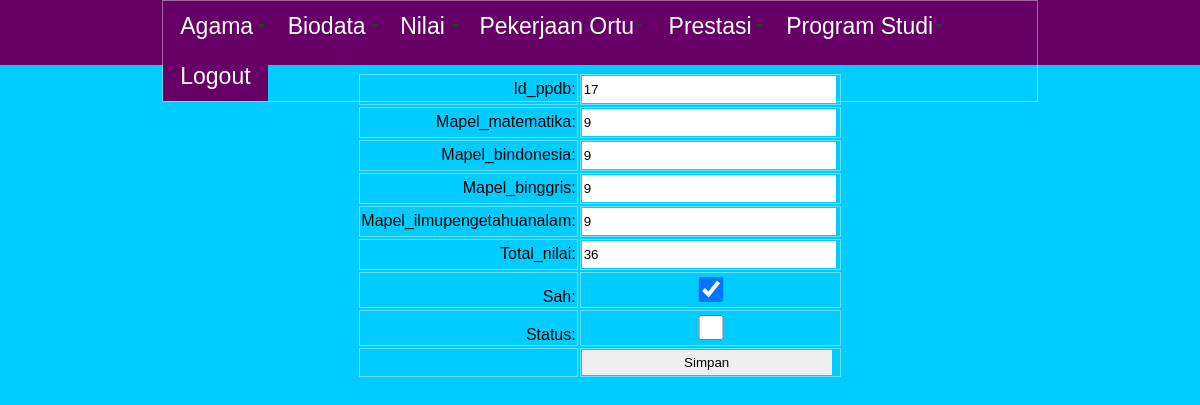
Page /verifikator/edit_nilai.php?id=17 (signed in) on the committed database.
### tables this page shows
CREATE TABLE IF NOT EXISTS `ppdb_nilai` (
  `id_ppdb_nilai` int(10) NOT NULL AUTO_INCREMENT,
  `id_ppdb` int(10) NOT NULL,
  `mapel_matematika` double NOT NULL,
  `mapel_bindonesia` double NOT NULL,
  `mapel_binggris` double NOT NULL,
  `mapel_ilmupengetahuanalam` double NOT NULL,
  `total_nilai` double NOT NULL,
  `sah` int(2) NOT NULL DEFAULT '0',
  `status` tinyint(1) NOT NULL DEFAULT '0',
  PRIMARY KEY (`id_ppdb_nilai`)
);

### verifikator/edit_nilai.php (the view, shortened to what this page needs)
<?php require_once('../Connections/connect.php'); ?>
<?php include('auth.php'); ?>
<?php
if (!function_exists("GetSQLValueString")) {
function GetSQLValueString($theValue, $theType, $theDefinedValue = "", $theNotDefinedValue = "")
{
  $theValue = function_exists("mysql_real_escape_string") ? mysql_real_escape_string($theValue) : mysql_escape_string($theValue);
  switch ($theType) {
    case "long":
    case "int":
      $theValue = ($theValue != "") ? intval($theValue) : "NULL";
      break;
  }
  return $theValue;
}
}
$editFormAction = $_SERVER['PHP_SELF'];
if (isset($_SERVER['QUERY_STRING'])) {
  $editFormAction .= "?" . htmlentities($_SERVER['QUERY_STRING']);
}
$colname_ppdb_nilai = "-1";
if (isset($_GET['id'])) {
  $colname_ppdb_nilai = $_GET['id'];
}
$query_ppdb_nilai = sprintf("SELECT * FROM ppdb_nilai WHERE id_ppdb_nilai = %s", GetSQLValueString($colname_ppdb_nilai, "int"));
$ppdb_nilai = mysql_query($query_ppdb_nilai, $connect) or die(mysql_error());
$totalRows_ppdb_nilai = mysql_num_rows($ppdb_nilai);$colname_ppdb_nilai = "-1";
if (isset($_GET['id'])) {
  $colname_ppdb_nilai = $_GET['id'];
}
$query_ppdb_nilai = sprintf("SELECT * FROM ppdb_nilai WHERE id_ppdb = %s", GetSQLValueString($colname_ppdb_nilai, "int"));
$ppdb_nilai = mysql_query($query_ppdb_nilai, $connect) or die(mysql_error());
$row_ppdb_nilai = mysql_fetch_assoc($ppdb_nilai);
?>
<!DOCTYPE html PUBLIC "-//W3C//DTD XHTML 1.0 Transitional//EN" "http://www.w3.org/TR/xhtml1/DTD/xhtml1-transitional.dtd">
<html xmlns="http://www.w3.org/1999/xhtml">
<head>
<link href="../css/style.css" rel="stylesheet" type="text/css" />
</head>
<body>
<div id="nav">
    <table width="73%" border="0" cellspacing="0" cellpadding="0" align="center">
<tr>
    <td><?php include('menu.php') ?></td>
  </tr>
</table>
</div>
<br />
<br />
<br />
<br />
<form action="<?php echo $editFormAction; ?>" method="post" name="form1" id="form1">
  <table align="center">
    <tr valign="baseline">
      <td nowrap="nowrap" align="right">Id_ppdb:</td>
      <td><input type="text" name="id_ppdb" value="<?php echo htmlentities($row_ppdb_nilai['id_ppdb'], ENT_COMPAT, 'utf-8'); ?>" size="32" /></td>
    </tr>
    <tr valign="baseline">
      <td nowrap="nowrap" align="right">Mapel_matematika:</td>
      <td><input type="text" name="mapel_matematika" value="<?php echo htmlentities($row_ppdb_nilai['mapel_matematika'], ENT_COMPAT, 'utf-8'); ?>" size="32" /></td>
    </tr>
    <tr valign="baseline">
      <td nowrap="nowrap" align="right">Mapel_bindonesia:</td>
      <td><input type="text" name="mapel_bindonesia" value="<?php echo htmlentities($row_ppdb_nilai['mapel_bindonesia'], ENT_COMPAT, 'utf-8'); ?>" size="32" /></td>
    </tr>
    <tr valign="baseline">
      <td nowrap="nowrap" align="right">Mapel_binggris:</td>
      <td><input type="text" name="mapel_binggris" value="<?php echo htmlentities($row_ppdb_nilai['mapel_binggris'], ENT_COMPAT, 'utf-8'); ?>" size="32" /></td>
    </tr>
    <tr valign="baseline">
      <td nowrap="nowrap" align="right">Mapel_ilmupengetahuanalam:</td>
      <td><input type="text" name="mapel_ilmupengetahuanalam" value="<?php echo htmlentities($row_ppdb_nilai['mapel_ilmupengetahuanalam'], ENT_COMPAT, 'utf-8'); ?>" size="32" /></td>
    </tr>
    <tr valign="baseline">
      <td nowrap="nowrap" align="right">Total_nilai:</td>
      <td><input type="text" name="total_nilai" value="<?php echo htmlentities($row_ppdb_nilai['total_nilai'], ENT_COMPAT, 'utf-8'); ?>" size="32" /></td>
    </tr>
    <tr valign="baseline">
      <td nowrap="nowrap" align="right">Sah:</td>
      <td><input type="checkbox" name="sah" value=""  <?php if (!(strcmp(htmlentities($row_ppdb_nilai['sah'], ENT_COMPAT, 'utf-8'),1))) {echo "checked=\"checked\"";} ?> /></td>
    </tr>
    <tr valign="baseline">
      <td nowrap="nowrap" align="right">Status:</td>
      <td><input type="checkbox" name="status" value=""  <?php if (!(strcmp(htmlentities($row_ppdb_nilai['status'], ENT_COMPAT, 'utf-8'),0))) {echo "checked=\"checked\"";} ?> /></td>
    </tr>
    <tr valign="baseline">
      <td nowrap="nowrap" align="right">&nbsp;</td>
      <td><input type="submit" value="Simpan" /></td>
    </tr>
  </table>
</form>
<p>&nbsp;</p>
</body>
</html>

### css/style.css (style rules this page uses)
body { font-family: Verdana, Geneva, sans-serif; margin:0; background: #0CF; }
#nav { width: 100%; position: fixed; top: 0px; height: 65px; font-size: 23px; margin-top: 0px; left:0; z-index:1; background-color:#606; display:block; }
table input, select { width:250px; border:none; height:25px; }
tr, td { border:solid 1px rgba(255,255,255,0.4); }

### rows in the picture
ppdb_nilai: id_ppdb "17", mapel_matematika "9", mapel_bindonesia "9", mapel_binggris "9", mapel_ilmupengetahuanalam "9", total_nilai "36", sah "☑"
